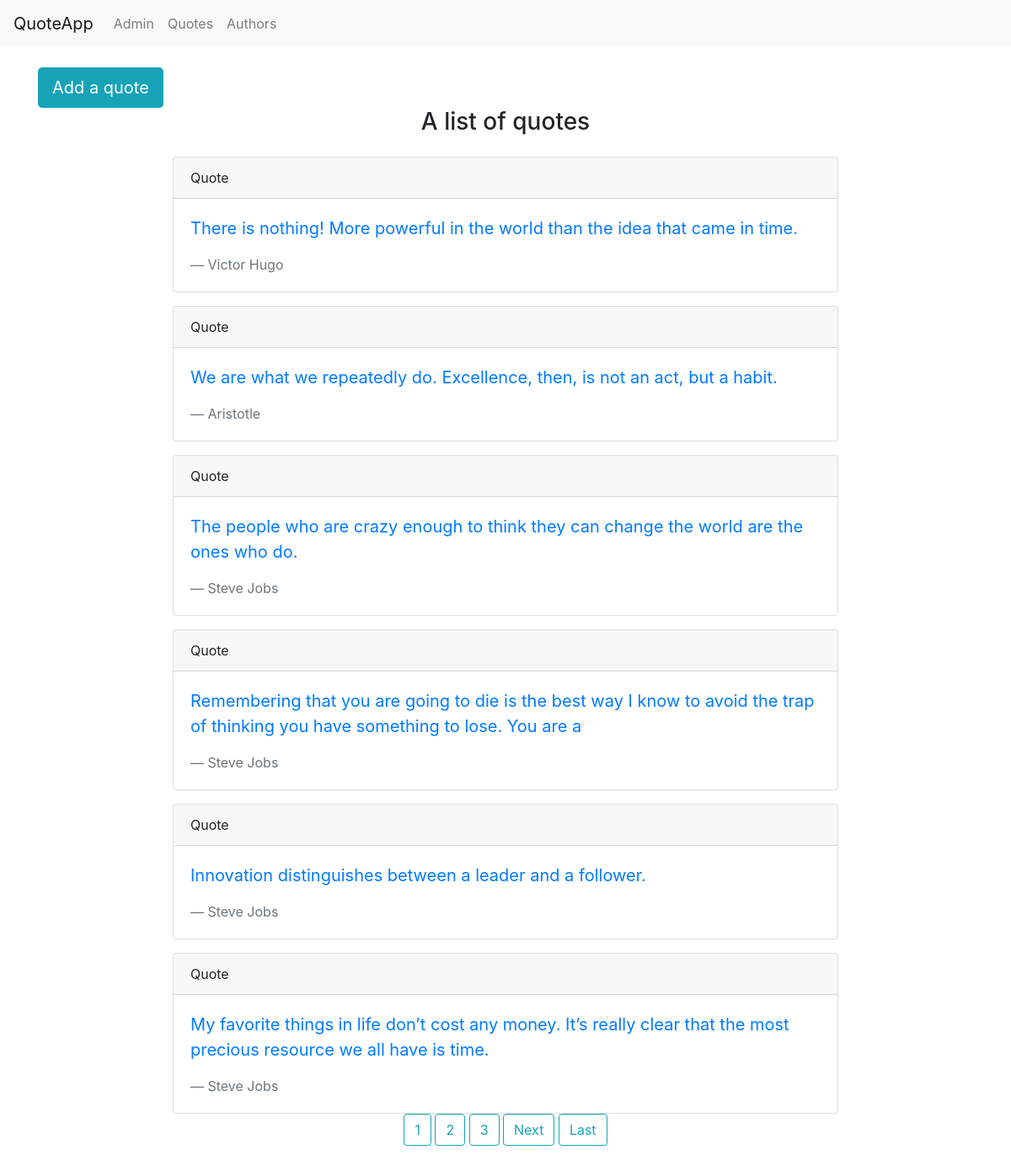
Screenshot of /basic_app/quotes/ with the database file from the repository.
### basic_app/models.py (models this page shows, shortened)
class QuotePost(models.Model):
    quoteDesription = models.CharField(max_length=128)
    quoteAuthor = models.ForeignKey(QuoteAuthor,on_delete = models.CASCADE,related_name ='quotesOfMan')

class QuoteAuthor(models.Model):
    author = models.CharField(max_length=64,unique=True)
    famousFor = models.CharField(max_length=32)
    lifeRange = models.CharField(max_length=64)
    def __str__(self):
        return self.author

### basic_app/views.py (the view)
# urls.py: path('quotes/', views.QuoteListView.as_view(), name='quotes'),
class QuoteListView(ListView):
    context_object_name = 'quotes'
    model = QuotePost
    template_name = 'basic_app/quote_list.html'
    paginate_by = 6

### templates/basic_app/quote_list.html (shortened to what this page needs)
<!DOCTYPE html>
{% extends "basic_app/base.html" %}
{% block body_block %}
<div class="container">
  <a href="{% url 'basic_app:create' %}" class="btn btn-info btn-lg" role="button" aria-pressed="true">Add a quote</a>
</div>
<div class="container">
  <div class="text-center">
  <h3>A list of quotes</h3>
  </div>
</div>
<div class="row">
  <div class="col-lg-8 col-md-10 mx-auto">
{% if quotes %}
{% for quote in quotes %}
<div class="card mt-3">
    <div class="card-header">
      Quote
    </div>
    <div class="card-body">
      <blockquote class="blockquote mb-0">
        <a href="{{quote.id}}">
          <p>{{quote.quoteDesription}}</p>
        </a>
        <footer class="blockquote-footer">{{quote.quoteAuthor}}</footer>
      </blockquote>
    </div>
  </div>
{% endfor %}
{% endif %}
</div>
</div>
<div class="container text-center">
    {% if is_paginated %}
    {% for num in page_obj.paginator.page_range %}
     {% if page_obj.number == num %}
       <a class="btn btn-outline-info mb-4" href="?page={{ num }}">{{ num }}</a>
     {% elif num > page_obj.number|add:'-3' and num < page_obj.number|add:'3'%}
       <a class="btn btn-outline-info mb-4" href="?page={{ num }}">{{ num }}</a>
     {% endif %}
    {% endfor %}
    {% if page_obj.has_next %}
    <a class="btn btn-outline-info mb-4" href="?page={{ page_obj.next_page_number}}">Next</a>
    <a class="btn btn-outline-info mb-4" href="?page={{ page_obj.paginator.num_pages}}">Last</a>
    {% endif %}
    {% endif %}
</div>
{% endblock %}

### rows the page displays
QuotePost: quoteDesription "There is nothing! More powerful in the world than the idea that came in time.", quoteAuthor "Victor Hugo"
QuotePost: quoteDesription "We are what we repeatedly do. Excellence, then, is not an act, but a habit.", quoteAuthor "Aristotle"
QuotePost: quoteDesription "The people who are crazy enough to think they can change the world are the ones who do.", quoteAuthor "Steve Jobs"
QuotePost: quoteDesription "Remembering that you are going to die is the best way I know to avoid the trap of thinking you have something to lose. You are a", quoteAuthor "Steve Jobs"
QuotePost: quoteDesription "Innovation distinguishes between a leader and a follower.", quoteAuthor "Steve Jobs"
QuotePost: quoteDesription "My favorite things in life don’t cost any money. It’s really clear that the most precious resource we all have is time.", quoteAuthor "Steve Jobs"

### other values shown
{{ num }} "1"
{{ num }} "2" "3"
